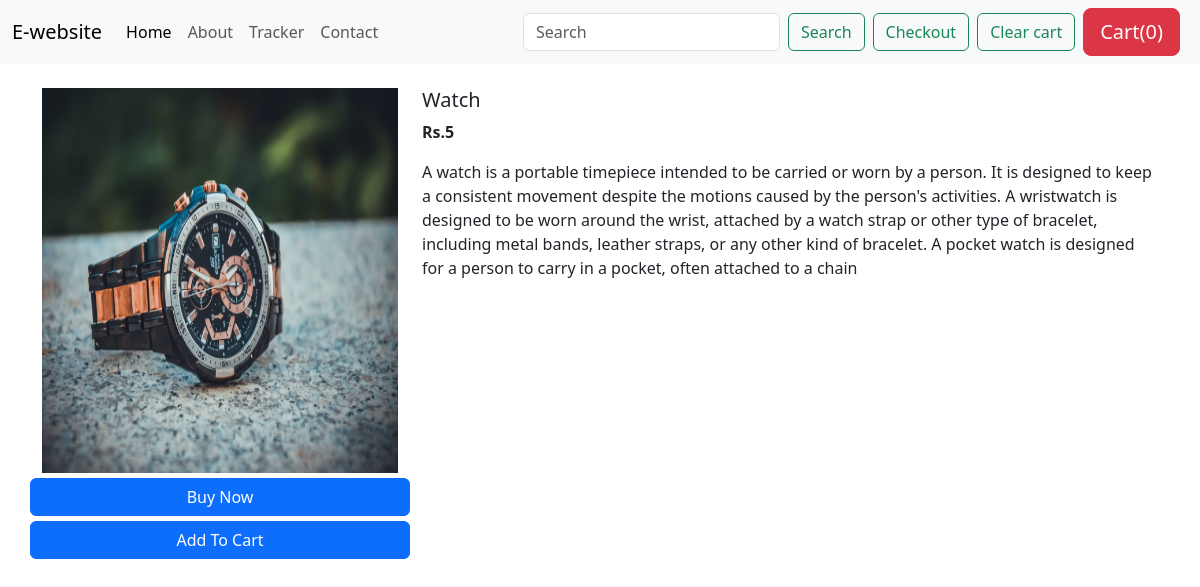
The page /shop/products/1 on the database its author committed.
### shop/models.py (models this page shows)
class Product(models.Model):
    product_id = models.AutoField
    product_name = models.CharField(max_length=50)
    desc = models.CharField(max_length=1000)
    category = models.CharField(max_length=50,default="")
    subcategory =  models.CharField(max_length=50,default="")
    price = models.IntegerField(default=0)
    pub_date = models.DateField()
    image = models.ImageField(upload_to="shop/images",default="")
    def __str__(self):
        return self.product_name

### shop/views.py (the view)
# urls.py: path("products/<int:id>",views.product,name="shopproduct"),
def product(request,id):
    product = Product.objects.filter(id=id)
    print(product)
    return render(request,'shop/prodview.html',{'product':product[0]})

### shop/templates/shop/prodview.html (shortened to what this page needs)
{%extends 'shop/basic.html'%}
{% block body%}
<div class="container my-4">
    <div class="row">
    <div class="col-md-4">
    <div class="row">
        <img src="/media/{{product.image}}" width="233px" height="385px">
    </div>
        <div class="row">
            <button class="btn btn-primary" style="margin-top: 5px;">Buy Now</button>
            <button class="btn btn-primary" style="margin-top: 5px;">Add To Cart</button>
        </div>
    </div>
    <div class="col-md-8">
        <h5>{{product.product_name}}</h5>
        <p><b>Rs.{{product.price}} </b></p>
        <p>{{product.desc}}</p>
    </div>
    </div>
</div>
{%endblock%}

### rows shown on the page
Product: image (picture), product_name "Watch", price "5", desc "A watch is a portable timepiece intended to be carried or worn by a person. It is designed to keep a consistent movement despite the motions caused by the person's activities. A wristwatch is designed to be worn around the wrist, attached by a watch strap or other type of bracelet, including metal bands, leather straps, or any other kind of bracelet. A pocket watch is designed for a person to carry in a pocket, often attached to a chain"
